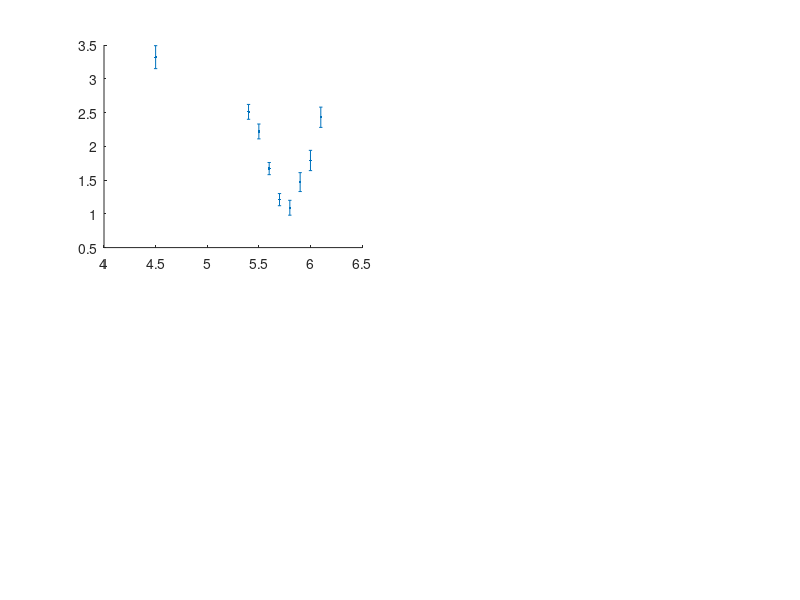

This chart was generated by the following MATLAB code: (Note: this script raises an error after producing the figure.)
%%%%%%%%%%%%%%%%%%%%%%%%%%%%%%%%%%
mouse_LV = load('fitted_mouse_LV_8.mat');
porcine_LV = load('fitted_porcine_LV_8.mat');
%%%%%%%%%%%%%%%%%%%%%%%%%%%%%%%%%%%%%%
%%%%%%%%%%%%%%%%%%%
h1 = subplot(2,2,1);
ax = gca;
errorbar(porcine_LV.pCa,porcine_LV.data_ktr(:,1),porcine_LV.data_ktr(:,2),...
         '.','MarkerSize',35,'MarkerEdgeColor','blue','Color','blue','LineWidth',2); hold on
errorbar(mouse_LV.pCa,mouse_LV.data_ktr(:,1),mouse_LV.data_ktr(:,2),...
         '.','MarkerSize',35,'MarkerEdgeColor','black','Color','black','LineWidth',2);
set(gca, 'XDir','reverse')
ax.FontSize = 16;
xlabel('pCa','FontSize',20)
ax.XAxis.LineWidth = 2;
ylabel('Rate of force redevelopment (s^{-1})','FontSize',20)
ax.YAxis.LineWidth = 2;
legend('Porcine LV','Mouse LV','FontSize',18,'Location','best')
ax.TitleHorizontalAlignment = 'left';
title('A','FontSize',24)
xlim([4.5 6.2])
%%%%%%%%%%%%%%%%%%%
h2 = subplot(2,2,2);
ax = gca;
errorbar(porcine_LV.pCa,porcine_LV.data_relktr(:,1),porcine_LV.data_relktr(:,2),...
         '.','MarkerSize',35,'MarkerEdgeColor','blue','Color','blue','LineWidth',2); hold on
errorbar(mouse_LV.pCa,mouse_LV.data_relktr(:,1),mouse_LV.data_relktr(:,2),...
         '.','MarkerSize',35,'MarkerEdgeColor','black','Color','black','LineWidth',2);
set(gca, 'XDir','reverse')
ax.FontSize = 16;
xlabel('pCa','FontSize',20)
ax.XAxis.LineWidth = 2;
ylabel('Relative ktr','FontSize',20)
ax.YAxis.LineWidth = 2;
legend('Porcine LV','Mouse LV','FontSize',18,'Location','best')
ax.TitleHorizontalAlignment = 'left';
title('B','FontSize',24)
xlim([4.5 6.2])
%%%%%%%%%%%%%%%%%%%
h3 = subplot(2,2,3);
ax = gca;
errorbar(porcine_LV.data_relf(:,1),porcine_LV.data_ktr(:,1),porcine_LV.data_ktr(:,2),...
         porcine_LV.data_ktr(:,2),porcine_LV.data_relf(:,2),porcine_LV.data_relf(:,2),...
         '.','MarkerSize',35,'MarkerEdgeColor','blue','Color','blue','LineWidth',2); hold on
errorbar(mouse_LV.data_relf(:,1),mouse_LV.data_ktr(:,1),mouse_LV.data_ktr(:,2),...
         mouse_LV.data_ktr(:,2),mouse_LV.data_relf(:,2),mouse_LV.data_relf(:,2),...
         '.','MarkerSize',35,'MarkerEdgeColor','black','Color','black','LineWidth',2);
ax.FontSize = 16;
xlabel('Relative force (P/P_0)','FontSize',20)
ax.XAxis.LineWidth = 2;
ylabel('Rate of force redevelopment (s^{-1})','FontSize',20)
ax.YAxis.LineWidth = 2;
legend('Porcine LV','Mouse LV','FontSize',18,'Location','best')
ax.TitleHorizontalAlignment = 'left';
title('C','FontSize',24)
%%%%%%%%%%%%%%%%%%%%
h4 = subplot(2,2,4);
ax = gca;
errorbar(porcine_LV.data_relf(:,1),porcine_LV.data_relktr(:,1),porcine_LV.data_relktr(:,2),...
         porcine_LV.data_relktr(:,2),porcine_LV.data_relf(:,2),porcine_LV.data_relf(:,2),...
         '.','MarkerSize',35,'MarkerEdgeColor','blue','Color','blue','LineWidth',2); hold on
errorbar(mouse_LV.data_relf(:,1),mouse_LV.data_relktr(:,1),mouse_LV.data_relktr(:,2),...
         mouse_LV.data_relktr(:,2),mouse_LV.data_relf(:,2),mouse_LV.data_relf(:,2),...
         '.','MarkerSize',35,'MarkerEdgeColor','black','Color','black','LineWidth',2);
ax.FontSize = 16;
xlabel('Relative force (P/P_0)','FontSize',20)
ax.XAxis.LineWidth = 2;
ylabel('Relative ktr','FontSize',20)
ax.YAxis.LineWidth = 2;
legend('Porcine LV','Mouse LV','FontSize',18,'Location','best')
ax.TitleHorizontalAlignment = 'left';
title('D','FontSize',24)
%%%%%%%%%%%%%%%%%%%
% set(0,'Units','normalized')
% set(h4,'position',[.57 .08 .38 .38])
% set(h3,'position',[.09 .08 .38 .38])
% set(h2,'position',[.57 .56 .38 .38])
% set(h1,'position',[.09 .56 .38 .38])
% set(gcf, 'PaperSize', [12 12], 'PaperPosition', [0 0 12 12])
% print('Figure1_Revised','-djpeg')
%%%%%%%%%%%%%%%%%%%%